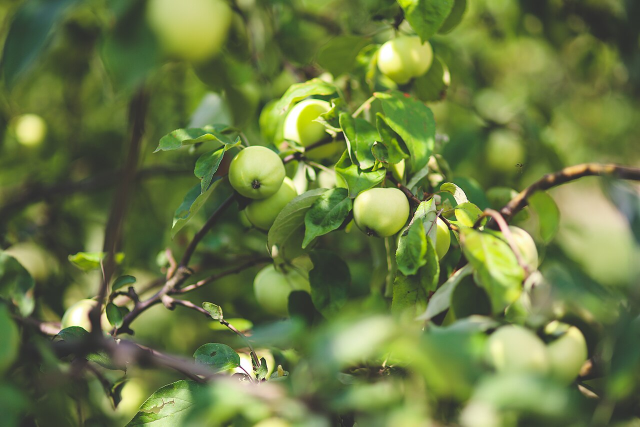
#> input picture Assets/Art/Photos/diseases/apple_healthy_1.jpg, 1280 x 853 px (shown at 1/2 size)
$ python -i make_species_leaves.py   (imports and definitions only)   (older library calls are emulated)
#> lines starting #> are read from the running program, lines starting #| are printed output that depends on the picture; after the words box and inside, x2 and y2 are one past the last pixel; in counts of white or black regions, pixels touching at a corner belong together
#> further down, picture is the input picture: shape (853, 1280, 3); mean B, G, R 67.2, 122.7, 107
"""Turns PlantVillage leaf photos (see fetch_plantvillage.py) into transparent leaf cutouts for the plant twins:
background removed, the leaf turned tip-up with its base (stalk) at the bottom, colours defringed so no grey halo
shows at the edge. Writes tools/assets/_cache/leaves/<crop>/leaf_<n>.png (RGBA; make_plant_textures.py packs them into atlases) and a contact sheet for review.

    py -3.11 tools/assets/make_species_leaves.py                    # every crop
    py -3.11 tools/assets/make_species_leaves.py - blueberry corn   # only these crops (- = no contact sheet)

The first four crops come from tools/assets/_cache/plantvillage/<crop>_NN.jpg (fetch_plantvillage.py), the rest from
tools/assets/_cache/pv/<PlantVillage class>/NN.jpg (fetch_pv_classes.py). PlantVillage has no healthy orange or squash class, so their
leaves are taken from the diseased classes and the scoring below picks the photos with the fewest visible symptoms.
Corn photos are close-ups of part of a leaf, not whole leaves, so corn gets a strap texture instead of a cut-out (corn_strap).
"""
import sys
from pathlib import Path

import cv2
import numpy as np

ROOT = Path(__file__).resolve().parents[2]
CACHE = Path(__file__).resolve().parent / "_cache" / "plantvillage"
OUT = Path(__file__).resolve().parent / "_cache" / "leaves"   # intermediates; the atlases in Assets/Art/Plants are what the app uses
SHEET = Path(sys.argv[1]) if len(sys.argv) > 1 and sys.argv[1] != "-" else None
ONLY = set(sys.argv[2:])
PV = Path(__file__).resolve().parent / "_cache" / "pv"

# Photos that segment badly (torn, crumpled or half-hidden leaves) and are skipped.
EXCLUDE = {"tomato_04.jpg", "apple_17.jpg"}
PER_CROP = {"tomato": 4, "potato": 4, "pepper": 3, "apple": 3,
            "blueberry": 3, "cherry": 3, "corn": 3, "grape": 3, "orange": 1, "peach": 3,
            "raspberry": 4, "soybean": 4, "squash": 3, "strawberry": 4}
# Where each new crop's photos are (folder names as written by fetch_pv_classes.py).
PV_FOLDER = {"blueberry": "Blueberry___healthy", "cherry": "Cherry___healthy", "corn": "Corn___healthy",
             "grape": "Grape___healthy", "orange": "Orange___Haunglongbing__Citrus_greening", "peach": "Peach___healthy",
             "raspberry": "Raspberry___healthy", "soybean": "Soybean___healthy", "squash": "Squash___Powdery_mildew",
             "strawberry": "Strawberry___healthy"}


# [4 lines left out: function photos, not called in this run]
HEIGHT = 512


# [26 lines left out: function leaf_mask, not called in this run]


def leaf_mask_grabcut(bgr):
    """For dark, glossy, wavy leaves whose highlights and shadows break the plain colour mask (peach). The plain PlantVillage background
    is grey, so anything clearly more green than the background's own colour (CIELAB a*, b*) is leaf; a large closing and hole filling
    bring back the glossy highlights inside it, and GrabCut tidies the outline."""
    h, w = bgr.shape[:2]
    lab = cv2.cvtColor(bgr, cv2.COLOR_BGR2LAB).astype(np.float32)
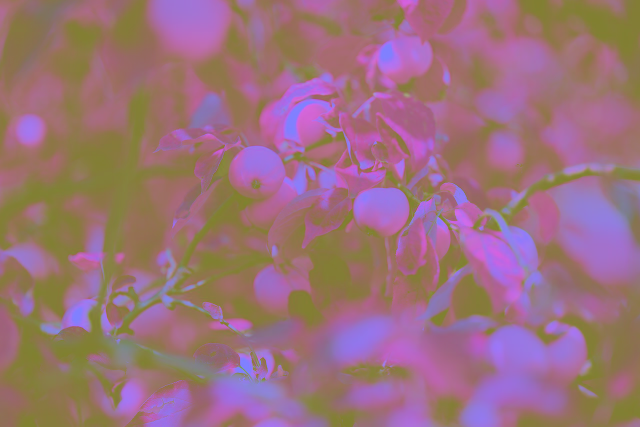
#> lab: shape (853, 1280, 3) float32 (shown at 1/2 size); mean B, G, R 123.8, 113.1, 155.5
    border = np.concatenate([lab[:6].reshape(-1, 3), lab[-6:].reshape(-1, 3), lab[:, :6].reshape(-1, 3), lab[:, -6:].reshape(-1, 3)])
    bg = np.median(border, axis=0)
#> bg = [103, 114, 151]
    green = (bg[1] - lab[..., 1]) > 7                     # greener than the background
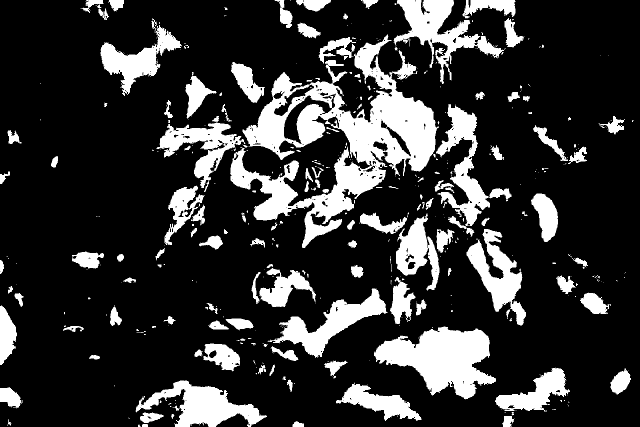
#> green: shape (853, 1280) bool (shown at 1/2 size); 20.4% white; 530 white regions (375 under 20 px), largest, box (x1, y1, x2, y2) and area: (460, 69, 878, 496) 58519, (748, 653, 992, 799) 19783, (787, 0, 1010, 168) 11365
    m = (green * 255).astype(np.uint8)
    m = cv2.morphologyEx(m, cv2.MORPH_OPEN, np.ones((3, 3), np.uint8))
#> m: shape (853, 1280); 19.8% white; 228 white regions (61 under 20 px), largest, box (x1, y1, x2, y2) and area: (461, 70, 874, 496) 55788, (748, 654, 992, 798) 19625, (272, 761, 532, 853) 10365
    m = cv2.morphologyEx(m, cv2.MORPH_CLOSE, cv2.getStructuringElement(cv2.MORPH_ELLIPSE, (17, 17)))
#> m: shape (853, 1280); 23.3% white; 75 white regions (11 under 20 px), largest, box (x1, y1, x2, y2) and area: (314, 0, 1052, 722) 160900, (748, 654, 992, 798) 20238, (272, 761, 532, 853) 12745
    n, labels, stats, _ = cv2.connectedComponentsWithStats(m)
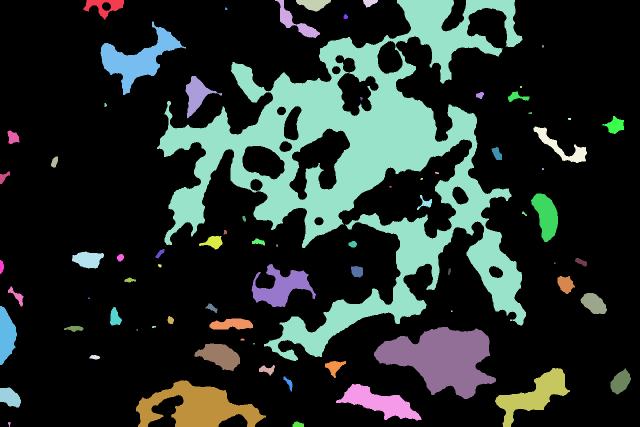
#> labels: shape (853, 1280) int32 (shown at 1/2 size); 76 distinct labels, from 0 to 75; one colour per label, 0 black
#> n = 76; stats = 76 rows, first 6: [0, 0, 1280, 853, 837958], [167, 0, 81, 39, 1439], [550, 0, 90, 76, 1766], [592, 0, 70, 23, 1021], [726, 0, 30, 15, 292], [314, 0, 738, 722, 160900]
    if n <= 1:
        return None
    m = ((labels == 1 + int(np.argmax(stats[1:, cv2.CC_STAT_AREA]))) * 255).astype(np.uint8)
#> m: shape (853, 1280); 14.7% white; 1 white region, box (x1, y1, x2, y2) and area: (314, 0, 1052, 722) 160900
    inv = 255 - m
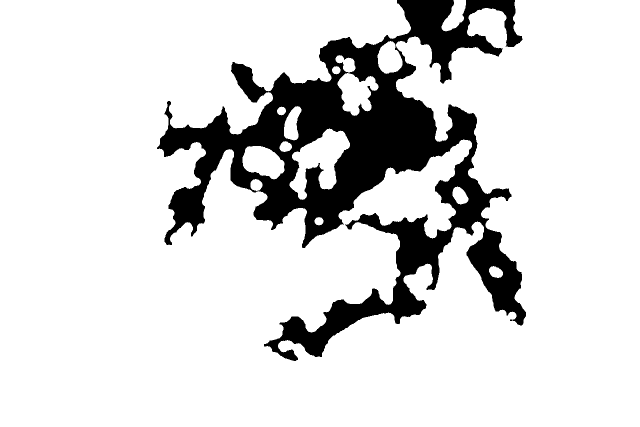
#> inv: shape (853, 1280) (shown at 1/2 size); 85.3% white; 1 black region, box (x1, y1, x2, y2) and area: (314, 0, 1052, 722) 160900
    n2, lab2, st2, _ = cv2.connectedComponentsWithStats(inv)
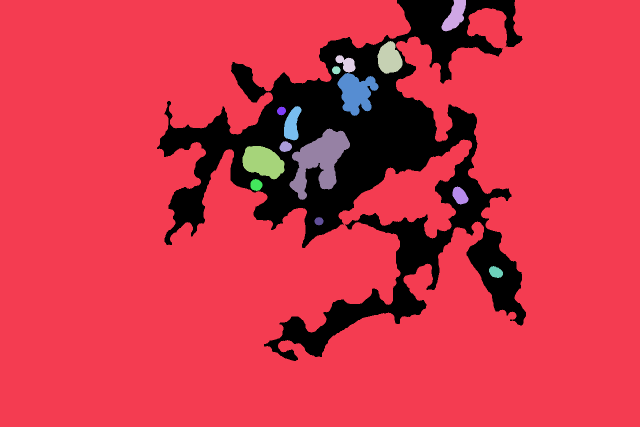
#> lab2: shape (853, 1280) int32 (shown at 1/2 size); 16 distinct labels, from 0 to 15; one colour per label, 0 black
#> n2 = 16; st2 = 16 rows, first 6: [314, 0, 738, 722, 160900], [0, 0, 1280, 853, 905092], [883, 0, 49, 63, 1745], [755, 82, 50, 66, 2352], [671, 110, 40, 35, 805], [664, 132, 17, 17, 213]
    for i in range(1, n2):
        x, y, ww, hh, area = st2[i]
        if not (x == 0 or y == 0 or x + ww >= w or y + hh >= h):
            m[lab2 == i] = 255
#> this loop made 15 passes
#> (x, y, ww, hh, area) on passes 1 to 8: (0, 0, 1280, 853, 905092), (883, 0, 49, 63, 1745), (755, 82, 50, 66, 2352), (671, 110, 40, 35, 805), (664, 132, 17, 17, 213), (675, 146, 82, 86, 4309), (554, 213, 18, 18, 236), (568, 212, 35, 69, 1540)
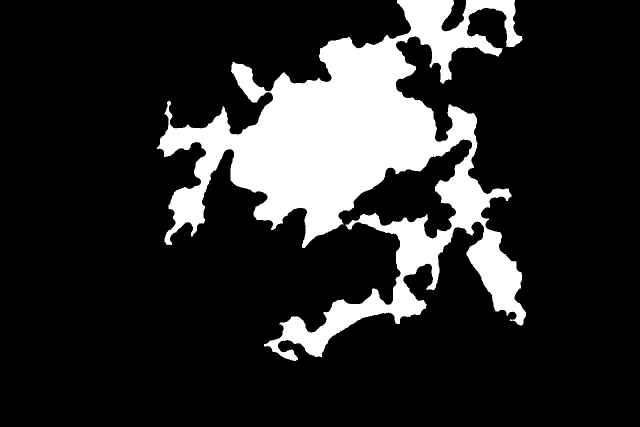
#> m: shape (853, 1280) (shown at 1/2 size); 16.9% white; 1 white region, box (x1, y1, x2, y2) and area: (314, 0, 1052, 722) 185003
    gc = np.where(cv2.erode(m, np.ones((9, 9), np.uint8)) > 0, cv2.GC_FGD,
                  np.where(cv2.dilate(m, np.ones((9, 9), np.uint8)) > 0, cv2.GC_PR_FGD, cv2.GC_BGD)).astype(np.uint8)
    bgd, fgd = np.zeros((1, 65)), np.zeros((1, 65))
    try:
        cv2.grabCut(bgr, gc, None, bgd, fgd, 4, cv2.GC_INIT_WITH_MASK)
        m = (((gc == cv2.GC_FGD) | (gc == cv2.GC_PR_FGD)) * 255).astype(np.uint8)
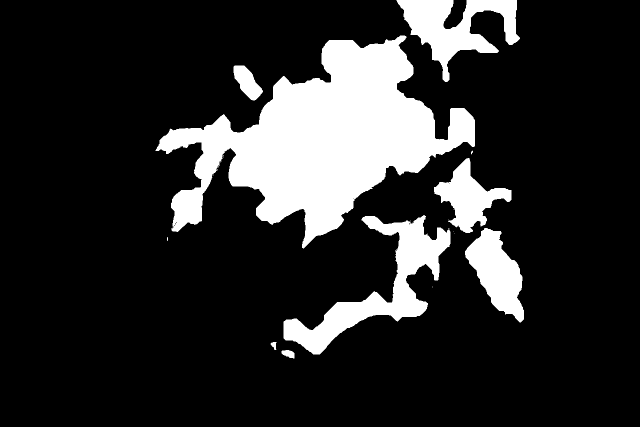
#> m: shape (853, 1280) (shown at 1/2 size); 16.9% white; 17 white regions (9 under 20 px), largest, box (x1, y1, x2, y2) and area: (311, 71, 950, 497) 118124, (567, 430, 901, 709) 24690, (793, 0, 1040, 164) 17026
    except cv2.error:
        pass
    return m, 0


# [245 lines left out: functions score, apex_and_base, orient, cutout, corn_strap, squash_leaf and 1 more, not called in this run]


# [2 lines not run here, left out]

>>> import cv2
>>> picture = cv2.imread('../../Assets/Art/Photos/diseases/apple_healthy_1.jpg')
>>> result = leaf_mask_grabcut(picture)

$ run again, on Assets/Art/Photos/diseases/apple_rust_2.jpg
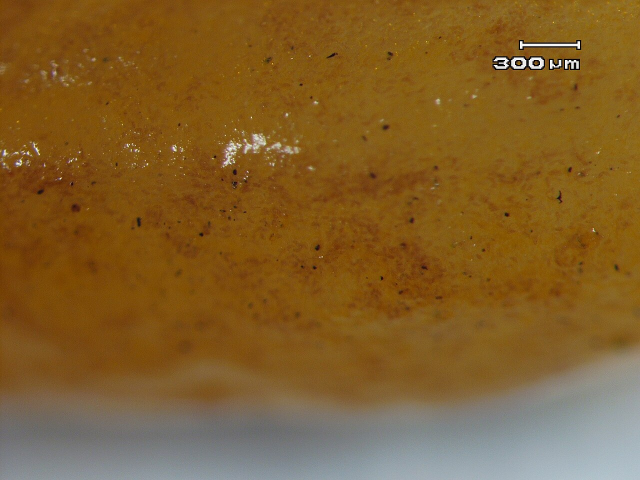
#> input picture Assets/Art/Photos/diseases/apple_rust_2.jpg, 1280 x 960 px (shown at 1/2 size)
#> picture is the input picture: shape (960, 1280, 3); mean B, G, R 42.2, 94.6, 129.8
#> bg = [114, 137, 168]
#> green: shape (960, 1280) bool; 15.3% white; 247 white regions (196 under 20 px), largest, box (x1, y1, x2, y2) and area: (0, 704, 1280, 960) 180985, (986, 113, 1090, 140) 1520, (1038, 80, 1161, 99) 925
#> labels: shape (960, 1280) int32; 28 distinct labels, from 0 to 27
#> n = 28; stats = 28 rows, first 6: [0, 0, 1280, 847, 1034309], [1039, 81, 122, 17, 918], [988, 114, 171, 25, 3191], [1062, 155, 3, 3, 9], [947, 189, 7, 8, 45], [1057, 193, 6, 6, 31]
#> in leaf_mask_grabcut, `inv = 255 - m`:
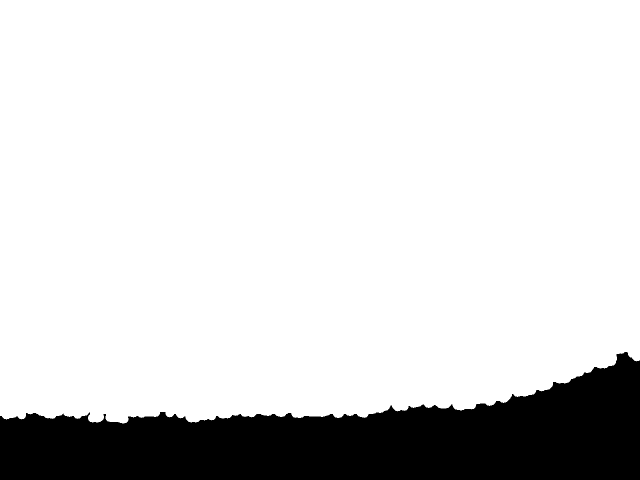
#> inv: shape (960, 1280) (shown at 1/2 size); 84.8% white; 1 black region, box (x1, y1, x2, y2) and area: (0, 704, 1280, 960) 186986
#> n2 = 2; st2 = [[0, 704, 1280, 256, 186986], [0, 0, 1280, 847, 1041814]]
#> the loop in leaf_mask_grabcut, `for i in range(1, n2):` made 1 pass
#> in leaf_mask_grabcut, `m = (((gc == cv2.GC_FGD) | (gc == cv2.GC_PR_FGD)) * 255).astype(np.uin..`:
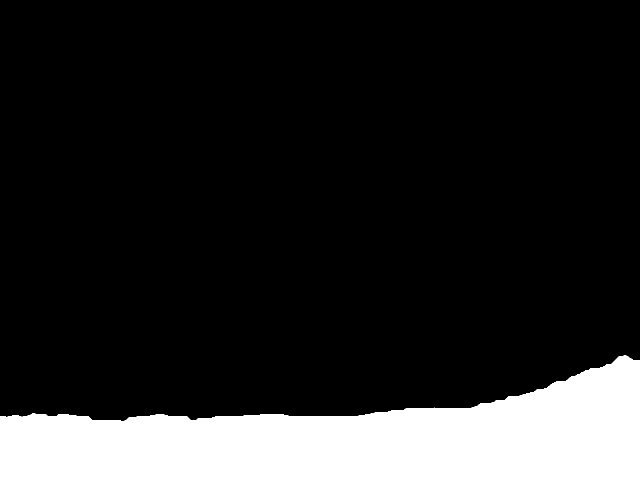
#> m: shape (960, 1280) (shown at 1/2 size); 15.4% white; 1 white region, box (x1, y1, x2, y2) and area: (0, 710, 1280, 960) 189157

$ run again, on Assets/Art/Photos/diseases/apple_scab_1.jpg
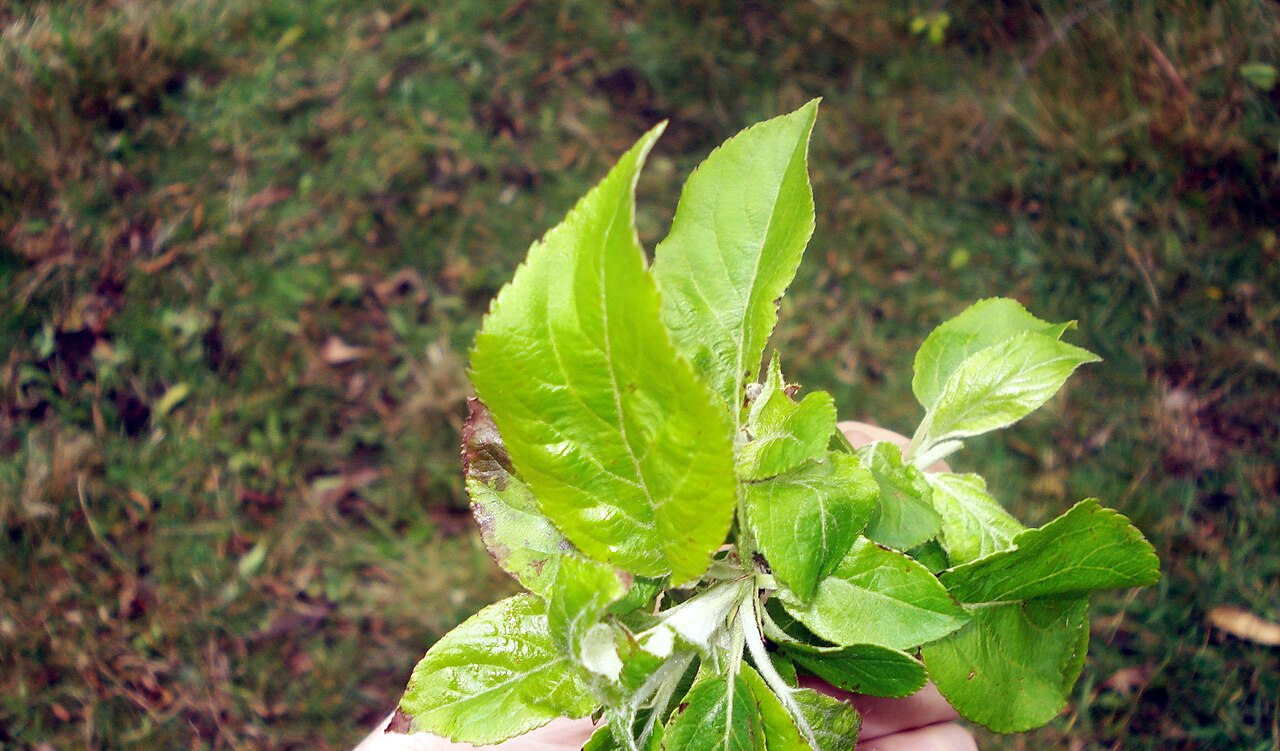
#> input picture Assets/Art/Photos/diseases/apple_scab_1.jpg, 1280 x 751 px
#> picture is the input picture: shape (751, 1280, 3); mean B, G, R 59.9, 107.6, 101.4
#> bg = [75, 127, 138]
#> green: shape (751, 1280) bool; 41.9% white; 670 white regions (436 under 20 px), largest, box (x1, y1, x2, y2) and area: (391, 71, 1205, 751) 306119, (155, 0, 371, 187) 11085, (386, 0, 510, 168) 9276
#> labels: shape (751, 1280) int32; 127 distinct labels, from 0 to 126
#> n = 127; stats = 127 rows, first 6: [0, 0, 1280, 751, 514555], [15, 0, 7, 12, 68], [49, 0, 36, 65, 1245], [155, 0, 353, 223, 37377], [542, 0, 10, 28, 114], [571, 0, 42, 48, 931]
#> inv: shape (751, 1280); 64% white; 1 black region, box (x1, y1, x2, y2) and area: (384, 71, 1280, 751) 346539
#> in leaf_mask_grabcut, `n2, lab2, st2, _ = cv2.connectedComponentsWithStats(inv)`:
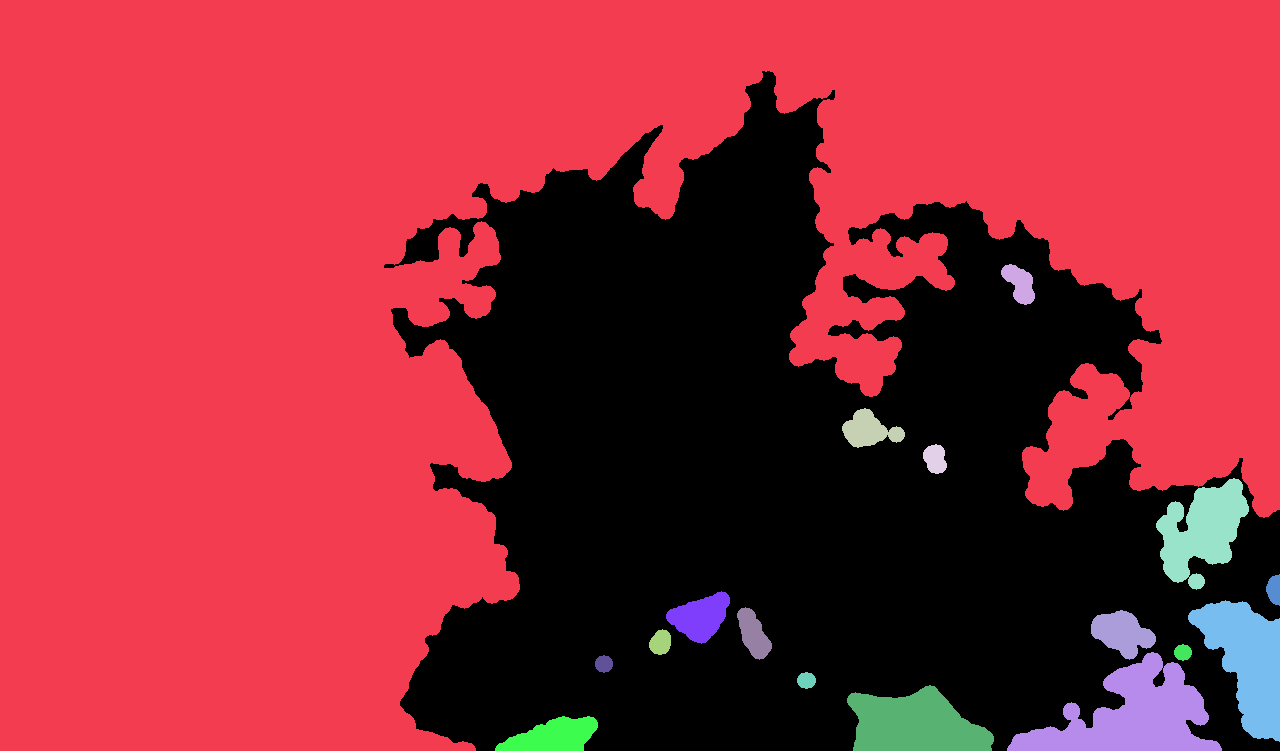
#> lab2: shape (751, 1280) int32; 18 distinct labels, from 0 to 17; one colour per label, 0 black
#> n2 = 18; st2 = 18 rows, first 6: [384, 71, 896, 680, 346539], [0, 0, 1280, 751, 572756], [1001, 264, 34, 41, 837], [842, 408, 63, 40, 1418], [923, 444, 24, 30, 536], [1156, 478, 93, 112, 5809]
#> the loop in leaf_mask_grabcut, `for i in range(1, n2):` made 17 passes
#> (x, y, ww, hh, area) on passes 1 to 8: (0, 0, 1280, 751, 572756), (1001, 264, 34, 41, 837), (842, 408, 63, 40, 1418), (923, 444, 24, 30, 536), (1156, 478, 93, 112, 5809), (1266, 574, 14, 32, 335), (666, 591, 64, 53, 2000), (1188, 600, 92, 142, 7316)
#> in leaf_mask_grabcut, `m = (((gc == cv2.GC_FGD) | (gc == cv2.GC_PR_FGD)) * 255).astype(np.uin..`:
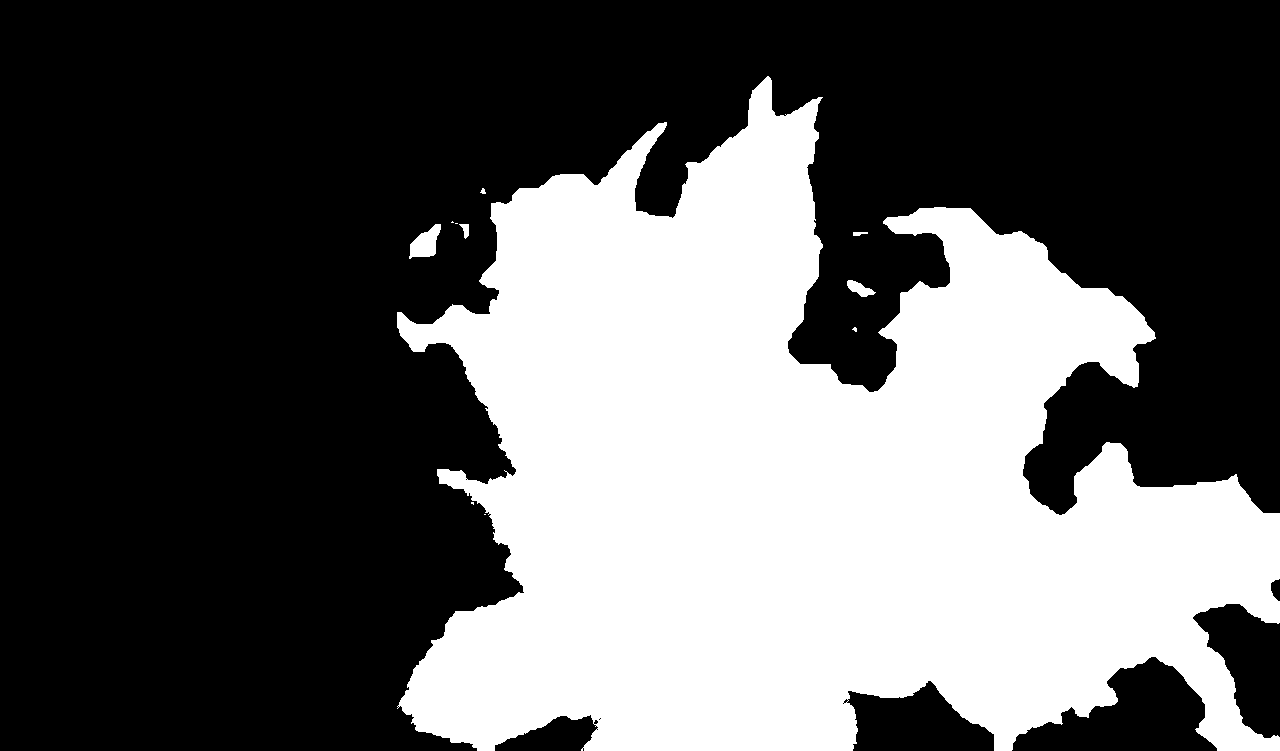
#> m: shape (751, 1280); 36.9% white; 11 white regions (5 under 20 px), largest, box (x1, y1, x2, y2) and area: (397, 76, 1280, 751) 353881, (409, 224, 441, 259) 657, (847, 280, 876, 297) 255, (459, 224, 469, 239) 85, (853, 232, 868, 236) 45, (480, 188, 486, 194) 23
